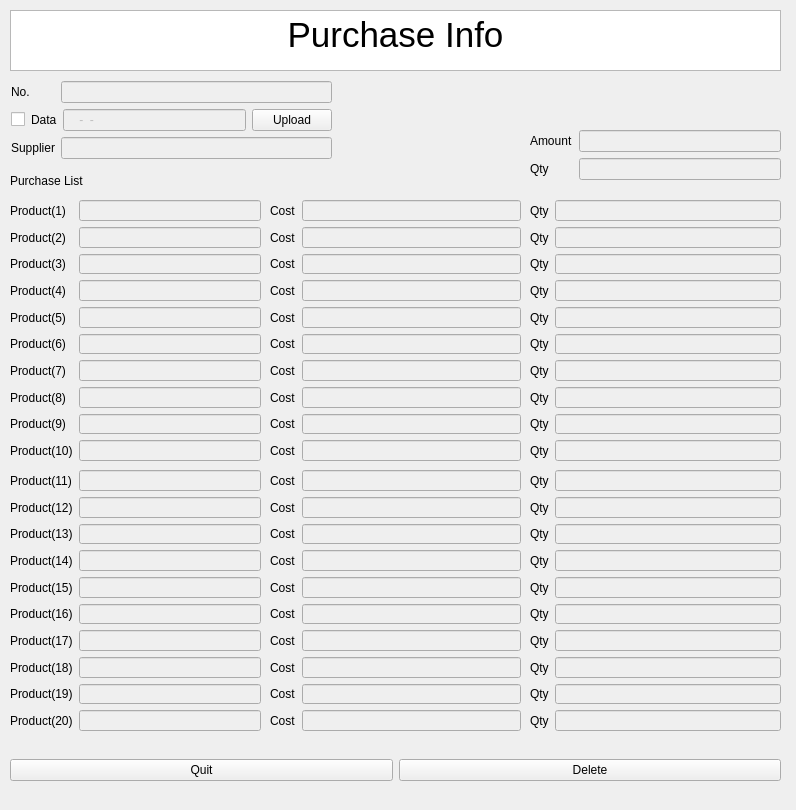
<?xml version="1.0" encoding="UTF-8"?>
<ui version="4.0">
 <class>ui_pur_list</class>
 <widget class="QWidget" name="ui_pur_list">
  <property name="geometry">
   <rect>
    <x>0</x>
    <y>0</y>
    <width>796</width>
    <height>810</height>
   </rect>
  </property>
  <property name="windowTitle">
   <string>Form</string>
  </property>
  <widget class="QTextBrowser" name="textBrowser">
   <property name="geometry">
    <rect>
     <x>10</x>
     <y>10</y>
     <width>771</width>
     <height>61</height>
    </rect>
   </property>
   <property name="html">
    <string>&lt;!DOCTYPE HTML PUBLIC &quot;-//W3C//DTD HTML 4.0//EN&quot; &quot;http://www.w3.org/TR/REC-html40/strict.dtd&quot;&gt;
&lt;html&gt;&lt;head&gt;&lt;meta name=&quot;qrichtext&quot; content=&quot;1&quot; /&gt;&lt;style type=&quot;text/css&quot;&gt;
p, li { white-space: pre-wrap; }
&lt;/style&gt;&lt;/head&gt;&lt;body style=&quot; font-family:'PMingLiU'; font-size:9pt; font-weight:400; font-style:normal;&quot;&gt;
&lt;p align=&quot;center&quot; style=&quot; margin-top:0px; margin-bottom:0px; margin-left:0px; margin-right:0px; -qt-block-indent:0; text-indent:0px;&quot;&gt;&lt;span style=&quot; font-size:26pt;&quot;&gt;Purchase Info&lt;/span&gt;&lt;/p&gt;&lt;/body&gt;&lt;/html&gt;</string>
   </property>
  </widget>
  <widget class="QWidget" name="verticalLayoutWidget">
   <property name="geometry">
    <rect>
     <x>10</x>
     <y>170</y>
     <width>241</width>
     <height>21</height>
    </rect>
   </property>
   <layout class="QVBoxLayout" name="verticalLayout">
    <item>
     <widget class="QLabel" name="pur_list">
      <property name="text">
       <string>Purchase List</string>
      </property>
     </widget>
    </item>
   </layout>
  </widget>
  <widget class="QWidget" name="formLayoutWidget_2">
   <property name="geometry">
    <rect>
     <x>10</x>
     <y>200</y>
     <width>251</width>
     <height>261</height>
    </rect>
   </property>
   <layout class="QFormLayout" name="formLayout_2">
    <item row="0" column="0">
     <widget class="QLabel" name="label">
      <property name="text">
       <string>Product(1)</string>
      </property>
     </widget>
    </item>
    <item row="0" column="1">
     <widget class="QLineEdit" name="n1">
      <property name="enabled">
       <bool>false</bool>
      </property>
     </widget>
    </item>
    <item row="1" column="0">
     <widget class="QLabel" name="label_2">
      <property name="text">
       <string>Product(2)</string>
      </property>
     </widget>
    </item>
    <item row="2" column="0">
     <widget class="QLabel" name="label_3">
      <property name="text">
       <string>Product(3)</string>
      </property>
     </widget>
    </item>
    <item row="3" column="0">
     <widget class="QLabel" name="label_4">
      <property name="text">
       <string>Product(4)</string>
      </property>
     </widget>
    </item>
    <item row="4" column="0">
     <widget class="QLabel" name="label_5">
      <property name="text">
       <string>Product(5)</string>
      </property>
     </widget>
    </item>
    <item row="5" column="0">
     <widget class="QLabel" name="label_6">
      <property name="text">
       <string>Product(6)</string>
      </property>
     </widget>
    </item>
    <item row="6" column="0">
     <widget class="QLabel" name="label_7">
      <property name="text">
       <string>Product(7)</string>
      </property>
     </widget>
    </item>
    <item row="7" column="0">
     <widget class="QLabel" name="label_8">
      <property name="text">
       <string>Product(8)</string>
      </property>
     </widget>
    </item>
    <item row="8" column="0">
     <widget class="QLabel" name="label_9">
      <property name="text">
       <string>Product(9)</string>
      </property>
     </widget>
    </item>
    <item row="9" column="0">
     <widget class="QLabel" name="label_10">
      <property name="text">
       <string>Product(10)</string>
      </property>
     </widget>
    </item>
    <item row="1" column="1">
     <widget class="QLineEdit" name="n2">
      <property name="enabled">
       <bool>false</bool>
      </property>
     </widget>
    </item>
    <item row="2" column="1">
     <widget class="QLineEdit" name="n3">
      <property name="enabled">
       <bool>false</bool>
      </property>
     </widget>
    </item>
    <item row="3" column="1">
     <widget class="QLineEdit" name="n4">
      <property name="enabled">
       <bool>false</bool>
      </property>
     </widget>
    </item>
    <item row="4" column="1">
     <widget class="QLineEdit" name="n5">
      <property name="enabled">
       <bool>false</bool>
      </property>
     </widget>
    </item>
    <item row="5" column="1">
     <widget class="QLineEdit" name="n6">
      <property name="enabled">
       <bool>false</bool>
      </property>
     </widget>
    </item>
    <item row="6" column="1">
     <widget class="QLineEdit" name="n7">
      <property name="enabled">
       <bool>false</bool>
      </property>
     </widget>
    </item>
    <item row="7" column="1">
     <widget class="QLineEdit" name="n8">
      <property name="enabled">
       <bool>false</bool>
      </property>
     </widget>
    </item>
    <item row="8" column="1">
     <widget class="QLineEdit" name="n9">
      <property name="enabled">
       <bool>false</bool>
      </property>
     </widget>
    </item>
    <item row="9" column="1">
     <widget class="QLineEdit" name="n10">
      <property name="enabled">
       <bool>false</bool>
      </property>
     </widget>
    </item>
   </layout>
  </widget>
  <widget class="QWidget" name="formLayoutWidget_3">
   <property name="geometry">
    <rect>
     <x>270</x>
     <y>200</y>
     <width>251</width>
     <height>261</height>
    </rect>
   </property>
   <layout class="QFormLayout" name="formLayout_3">
    <item row="0" column="1">
     <widget class="QLineEdit" name="n1_coed">
      <property name="enabled">
       <bool>false</bool>
      </property>
     </widget>
    </item>
    <item row="1" column="0">
     <widget class="QLabel" name="n2_co">
      <property name="text">
       <string>Cost</string>
      </property>
     </widget>
    </item>
    <item row="2" column="0">
     <widget class="QLabel" name="n3_co">
      <property name="text">
       <string>Cost</string>
      </property>
     </widget>
    </item>
    <item row="3" column="0">
     <widget class="QLabel" name="n4_co">
      <property name="text">
       <string>Cost</string>
      </property>
     </widget>
    </item>
    <item row="4" column="0">
     <widget class="QLabel" name="n5_co">
      <property name="text">
       <string>Cost</string>
      </property>
     </widget>
    </item>
    <item row="5" column="0">
     <widget class="QLabel" name="n6_co">
      <property name="text">
       <string>Cost</string>
      </property>
     </widget>
    </item>
    <item row="6" column="0">
     <widget class="QLabel" name="n7_co">
      <property name="text">
       <string>Cost</string>
      </property>
     </widget>
    </item>
    <item row="7" column="0">
     <widget class="QLabel" name="n8_co">
      <property name="text">
       <string>Cost</string>
      </property>
     </widget>
    </item>
    <item row="8" column="0">
     <widget class="QLabel" name="n9_co">
      <property name="text">
       <string>Cost</string>
      </property>
     </widget>
    </item>
    <item row="9" column="0">
     <widget class="QLabel" name="n10_co">
      <property name="text">
       <string>Cost</string>
      </property>
     </widget>
    </item>
    <item row="1" column="1">
     <widget class="QLineEdit" name="n2_coed">
      <property name="enabled">
       <bool>false</bool>
      </property>
     </widget>
    </item>
    <item row="2" column="1">
     <widget class="QLineEdit" name="n3_coed">
      <property name="enabled">
       <bool>false</bool>
      </property>
     </widget>
    </item>
    <item row="3" column="1">
     <widget class="QLineEdit" name="n4_coed">
      <property name="enabled">
       <bool>false</bool>
      </property>
     </widget>
    </item>
    <item row="4" column="1">
     <widget class="QLineEdit" name="n5_coed">
      <property name="enabled">
       <bool>false</bool>
      </property>
     </widget>
    </item>
    <item row="5" column="1">
     <widget class="QLineEdit" name="n6_coed">
      <property name="enabled">
       <bool>false</bool>
      </property>
     </widget>
    </item>
    <item row="6" column="1">
     <widget class="QLineEdit" name="n7_coed">
      <property name="enabled">
       <bool>false</bool>
      </property>
     </widget>
    </item>
    <item row="7" column="1">
     <widget class="QLineEdit" name="n8_coed">
      <property name="enabled">
       <bool>false</bool>
      </property>
     </widget>
    </item>
    <item row="8" column="1">
     <widget class="QLineEdit" name="n9_coed">
      <property name="enabled">
       <bool>false</bool>
      </property>
     </widget>
    </item>
    <item row="9" column="1">
     <widget class="QLineEdit" name="n10_coed">
      <property name="enabled">
       <bool>false</bool>
      </property>
     </widget>
    </item>
    <item row="0" column="0">
     <widget class="QLabel" name="n1_co">
      <property name="text">
       <string>Cost</string>
      </property>
     </widget>
    </item>
   </layout>
  </widget>
  <widget class="QWidget" name="formLayoutWidget_4">
   <property name="geometry">
    <rect>
     <x>530</x>
     <y>200</y>
     <width>251</width>
     <height>261</height>
    </rect>
   </property>
   <layout class="QFormLayout" name="formLayout_4">
    <item row="0" column="0">
     <widget class="QLabel" name="label_21">
      <property name="text">
       <string>Qty</string>
      </property>
     </widget>
    </item>
    <item row="0" column="1">
     <widget class="QLineEdit" name="n1_qtyed">
      <property name="enabled">
       <bool>false</bool>
      </property>
     </widget>
    </item>
    <item row="1" column="0">
     <widget class="QLabel" name="label_22">
      <property name="text">
       <string>Qty</string>
      </property>
     </widget>
    </item>
    <item row="2" column="0">
     <widget class="QLabel" name="label_23">
      <property name="text">
       <string>Qty</string>
      </property>
     </widget>
    </item>
    <item row="3" column="0">
     <widget class="QLabel" name="label_24">
      <property name="text">
       <string>Qty</string>
      </property>
     </widget>
    </item>
    <item row="4" column="0">
     <widget class="QLabel" name="label_25">
      <property name="text">
       <string>Qty</string>
      </property>
     </widget>
    </item>
    <item row="5" column="0">
     <widget class="QLabel" name="label_26">
      <property name="text">
       <string>Qty</string>
      </property>
     </widget>
    </item>
    <item row="6" column="0">
     <widget class="QLabel" name="label_27">
      <property name="text">
       <string>Qty</string>
      </property>
     </widget>
    </item>
    <item row="7" column="0">
     <widget class="QLabel" name="label_28">
      <property name="text">
       <string>Qty</string>
      </property>
     </widget>
    </item>
    <item row="8" column="0">
     <widget class="QLabel" name="label_29">
      <property name="text">
       <string>Qty</string>
      </property>
     </widget>
    </item>
    <item row="9" column="0">
     <widget class="QLabel" name="label_30">
      <property name="text">
       <string>Qty</string>
      </property>
     </widget>
    </item>
    <item row="1" column="1">
     <widget class="QLineEdit" name="n2_qtyed">
      <property name="enabled">
       <bool>false</bool>
      </property>
     </widget>
    </item>
    <item row="2" column="1">
     <widget class="QLineEdit" name="n3_qtyed">
      <property name="enabled">
       <bool>false</bool>
      </property>
     </widget>
    </item>
    <item row="3" column="1">
     <widget class="QLineEdit" name="n4_qtyed">
      <property name="enabled">
       <bool>false</bool>
      </property>
     </widget>
    </item>
    <item row="4" column="1">
     <widget class="QLineEdit" name="n5_qtyed">
      <property name="enabled">
       <bool>false</bool>
      </property>
     </widget>
    </item>
    <item row="5" column="1">
     <widget class="QLineEdit" name="n6_qtyed">
      <property name="enabled">
       <bool>false</bool>
      </property>
     </widget>
    </item>
    <item row="6" column="1">
     <widget class="QLineEdit" name="n7_qtyed">
      <property name="enabled">
       <bool>false</bool>
      </property>
     </widget>
    </item>
    <item row="7" column="1">
     <widget class="QLineEdit" name="n8_qtyed">
      <property name="enabled">
       <bool>false</bool>
      </property>
     </widget>
    </item>
    <item row="8" column="1">
     <widget class="QLineEdit" name="n9_qtyed">
      <property name="enabled">
       <bool>false</bool>
      </property>
     </widget>
    </item>
    <item row="9" column="1">
     <widget class="QLineEdit" name="n10_qtyed">
      <property name="enabled">
       <bool>false</bool>
      </property>
     </widget>
    </item>
   </layout>
  </widget>
  <widget class="QWidget" name="formLayoutWidget_5">
   <property name="geometry">
    <rect>
     <x>270</x>
     <y>470</y>
     <width>251</width>
     <height>261</height>
    </rect>
   </property>
   <layout class="QFormLayout" name="formLayout_5">
    <item row="0" column="0">
     <widget class="QLabel" name="label_31">
      <property name="text">
       <string>Cost</string>
      </property>
     </widget>
    </item>
    <item row="0" column="1">
     <widget class="QLineEdit" name="n11_coed">
      <property name="enabled">
       <bool>false</bool>
      </property>
     </widget>
    </item>
    <item row="1" column="0">
     <widget class="QLabel" name="label_32">
      <property name="text">
       <string>Cost</string>
      </property>
     </widget>
    </item>
    <item row="2" column="0">
     <widget class="QLabel" name="label_33">
      <property name="text">
       <string>Cost</string>
      </property>
     </widget>
    </item>
    <item row="3" column="0">
     <widget class="QLabel" name="label_34">
      <property name="text">
       <string>Cost</string>
      </property>
     </widget>
    </item>
    <item row="4" column="0">
     <widget class="QLabel" name="label_35">
      <property name="text">
       <string>Cost</string>
      </property>
     </widget>
    </item>
    <item row="5" column="0">
     <widget class="QLabel" name="label_36">
      <property name="text">
       <string>Cost</string>
      </property>
     </widget>
    </item>
    <item row="6" column="0">
     <widget class="QLabel" name="label_37">
      <property name="text">
       <string>Cost</string>
      </property>
     </widget>
    </item>
    <item row="7" column="0">
     <widget class="QLabel" name="label_38">
      <property name="text">
       <string>Cost</string>
      </property>
     </widget>
    </item>
    <item row="8" column="0">
     <widget class="QLabel" name="label_39">
      <property name="text">
       <string>Cost</string>
      </property>
     </widget>
    </item>
    <item row="9" column="0">
     <widget class="QLabel" name="label_40">
      <property name="text">
       <string>Cost</string>
      </property>
     </widget>
    </item>
    <item row="1" column="1">
     <widget class="QLineEdit" name="n12_coed">
      <property name="enabled">
       <bool>false</bool>
      </property>
     </widget>
    </item>
    <item row="2" column="1">
     <widget class="QLineEdit" name="n13_coed">
      <property name="enabled">
       <bool>false</bool>
      </property>
     </widget>
    </item>
    <item row="3" column="1">
     <widget class="QLineEdit" name="n14_coed">
      <property name="enabled">
       <bool>false</bool>
      </property>
     </widget>
    </item>
    <item row="4" column="1">
     <widget class="QLineEdit" name="n15_coed">
      <property name="enabled">
       <bool>false</bool>
      </property>
     </widget>
    </item>
    <item row="5" column="1">
     <widget class="QLineEdit" name="n16_coed">
      <property name="enabled">
       <bool>false</bool>
      </property>
     </widget>
    </item>
    <item row="6" column="1">
     <widget class="QLineEdit" name="n17_coed">
      <property name="enabled">
       <bool>false</bool>
      </property>
     </widget>
    </item>
    <item row="7" column="1">
     <widget class="QLineEdit" name="n18_coed">
      <property name="enabled">
       <bool>false</bool>
      </property>
     </widget>
    </item>
    <item row="8" column="1">
     <widget class="QLineEdit" name="n19_coed">
      <property name="enabled">
       <bool>false</bool>
      </property>
     </widget>
    </item>
    <item row="9" column="1">
     <widget class="QLineEdit" name="n20_coed">
      <property name="enabled">
       <bool>false</bool>
      </property>
     </widget>
    </item>
   </layout>
  </widget>
  <widget class="QWidget" name="formLayoutWidget_6">
   <property name="geometry">
    <rect>
     <x>10</x>
     <y>470</y>
     <width>251</width>
     <height>261</height>
    </rect>
   </property>
   <layout class="QFormLayout" name="formLayout_6">
    <item row="0" column="0">
     <widget class="QLabel" name="label_41">
      <property name="text">
       <string>Product(11)</string>
      </property>
     </widget>
    </item>
    <item row="0" column="1">
     <widget class="QLineEdit" name="n11">
      <property name="enabled">
       <bool>false</bool>
      </property>
     </widget>
    </item>
    <item row="1" column="0">
     <widget class="QLabel" name="label_42">
      <property name="text">
       <string>Product(12)</string>
      </property>
     </widget>
    </item>
    <item row="2" column="0">
     <widget class="QLabel" name="label_43">
      <property name="text">
       <string>Product(13)</string>
      </property>
     </widget>
    </item>
    <item row="3" column="0">
     <widget class="QLabel" name="label_44">
      <property name="text">
       <string>Product(14)</string>
      </property>
     </widget>
    </item>
    <item row="4" column="0">
     <widget class="QLabel" name="label_45">
      <property name="text">
       <string>Product(15)</string>
      </property>
     </widget>
    </item>
    <item row="5" column="0">
     <widget class="QLabel" name="label_46">
      <property name="text">
       <string>Product(16)</string>
      </property>
     </widget>
    </item>
    <item row="6" column="0">
     <widget class="QLabel" name="label_47">
      <property name="text">
       <string>Product(17)</string>
      </property>
     </widget>
    </item>
    <item row="7" column="0">
     <widget class="QLabel" name="label_48">
      <property name="text">
       <string>Product(18)</string>
      </property>
     </widget>
    </item>
    <item row="8" column="0">
     <widget class="QLabel" name="label_49">
      <property name="text">
       <string>Product(19)</string>
      </property>
     </widget>
    </item>
    <item row="9" column="0">
     <widget class="QLabel" name="label_50">
      <property name="text">
       <string>Product(20)</string>
      </property>
     </widget>
    </item>
    <item row="1" column="1">
     <widget class="QLineEdit" name="n12">
      <property name="enabled">
       <bool>false</bool>
      </property>
     </widget>
    </item>
    <item row="2" column="1">
     <widget class="QLineEdit" name="n13">
      <property name="enabled">
       <bool>false</bool>
      </property>
     </widget>
    </item>
    <item row="3" column="1">
     <widget class="QLineEdit" name="n14">
      <property name="enabled">
       <bool>false</bool>
      </property>
     </widget>
    </item>
    <item row="4" column="1">
     <widget class="QLineEdit" name="n15">
      <property name="enabled">
       <bool>false</bool>
      </property>
     </widget>
    </item>
    <item row="5" column="1">
     <widget class="QLineEdit" name="n16">
      <property name="enabled">
       <bool>false</bool>
      </property>
     </widget>
    </item>
    <item row="6" column="1">
     <widget class="QLineEdit" name="n17">
      <property name="enabled">
       <bool>false</bool>
      </property>
     </widget>
    </item>
    <item row="7" column="1">
     <widget class="QLineEdit" name="n18">
      <property name="enabled">
       <bool>false</bool>
      </property>
     </widget>
    </item>
    <item row="8" column="1">
     <widget class="QLineEdit" name="n19">
      <property name="enabled">
       <bool>false</bool>
      </property>
     </widget>
    </item>
    <item row="9" column="1">
     <widget class="QLineEdit" name="n20">
      <property name="enabled">
       <bool>false</bool>
      </property>
     </widget>
    </item>
   </layout>
  </widget>
  <widget class="QWidget" name="formLayoutWidget_7">
   <property name="geometry">
    <rect>
     <x>530</x>
     <y>470</y>
     <width>251</width>
     <height>261</height>
    </rect>
   </property>
   <layout class="QFormLayout" name="formLayout_7">
    <item row="0" column="0">
     <widget class="QLabel" name="label_51">
      <property name="text">
       <string>Qty</string>
      </property>
     </widget>
    </item>
    <item row="0" column="1">
     <widget class="QLineEdit" name="n11_qtyed">
      <property name="enabled">
       <bool>false</bool>
      </property>
     </widget>
    </item>
    <item row="1" column="0">
     <widget class="QLabel" name="label_52">
      <property name="text">
       <string>Qty</string>
      </property>
     </widget>
    </item>
    <item row="2" column="0">
     <widget class="QLabel" name="label_53">
      <property name="text">
       <string>Qty</string>
      </property>
     </widget>
    </item>
    <item row="3" column="0">
     <widget class="QLabel" name="label_54">
      <property name="text">
       <string>Qty</string>
      </property>
     </widget>
    </item>
    <item row="4" column="0">
     <widget class="QLabel" name="label_55">
      <property name="text">
       <string>Qty</string>
      </property>
     </widget>
    </item>
    <item row="5" column="0">
     <widget class="QLabel" name="label_56">
      <property name="text">
       <string>Qty</string>
      </property>
     </widget>
    </item>
    <item row="6" column="0">
     <widget class="QLabel" name="label_57">
      <property name="text">
       <string>Qty</string>
      </property>
     </widget>
    </item>
    <item row="7" column="0">
     <widget class="QLabel" name="label_58">
      <property name="text">
       <string>Qty</string>
      </property>
     </widget>
    </item>
    <item row="8" column="0">
     <widget class="QLabel" name="label_59">
      <property name="text">
       <string>Qty</string>
      </property>
     </widget>
    </item>
    <item row="9" column="0">
     <widget class="QLabel" name="label_60">
      <property name="text">
       <string>Qty</string>
      </property>
     </widget>
    </item>
    <item row="1" column="1">
     <widget class="QLineEdit" name="n12_qtyed">
      <property name="enabled">
       <bool>false</bool>
      </property>
     </widget>
    </item>
    <item row="2" column="1">
     <widget class="QLineEdit" name="n13_qtyed">
      <property name="enabled">
       <bool>false</bool>
      </property>
     </widget>
    </item>
    <item row="3" column="1">
     <widget class="QLineEdit" name="n14_qtyed">
      <property name="enabled">
       <bool>false</bool>
      </property>
     </widget>
    </item>
    <item row="4" column="1">
     <widget class="QLineEdit" name="n15_qtyed">
      <property name="enabled">
       <bool>false</bool>
      </property>
     </widget>
    </item>
    <item row="5" column="1">
     <widget class="QLineEdit" name="n16_qtyed">
      <property name="enabled">
       <bool>false</bool>
      </property>
     </widget>
    </item>
    <item row="6" column="1">
     <widget class="QLineEdit" name="n17_qtyed">
      <property name="enabled">
       <bool>false</bool>
      </property>
     </widget>
    </item>
    <item row="7" column="1">
     <widget class="QLineEdit" name="n18_qtyed">
      <property name="enabled">
       <bool>false</bool>
      </property>
     </widget>
    </item>
    <item row="8" column="1">
     <widget class="QLineEdit" name="n19_qtyed">
      <property name="enabled">
       <bool>false</bool>
      </property>
     </widget>
    </item>
    <item row="9" column="1">
     <widget class="QLineEdit" name="n20_qtyed">
      <property name="enabled">
       <bool>false</bool>
      </property>
     </widget>
    </item>
   </layout>
  </widget>
  <widget class="QWidget" name="horizontalLayoutWidget">
   <property name="geometry">
    <rect>
     <x>10</x>
     <y>740</y>
     <width>771</width>
     <height>61</height>
    </rect>
   </property>
   <layout class="QHBoxLayout" name="horizontalLayout">
    <item>
     <widget class="QPushButton" name="quit_bu">
      <property name="text">
       <string>Quit</string>
      </property>
     </widget>
    </item>
    <item>
     <widget class="QPushButton" name="del_bu">
      <property name="text">
       <string>Delete</string>
      </property>
     </widget>
    </item>
   </layout>
  </widget>
  <widget class="QWidget" name="formLayoutWidget_8">
   <property name="geometry">
    <rect>
     <x>530</x>
     <y>130</y>
     <width>251</width>
     <height>61</height>
    </rect>
   </property>
   <layout class="QFormLayout" name="formLayout_9">
    <item row="0" column="0">
     <widget class="QLabel" name="label_11">
      <property name="text">
       <string>Amount</string>
      </property>
     </widget>
    </item>
    <item row="0" column="1">
     <widget class="QLineEdit" name="am_ed">
      <property name="enabled">
       <bool>false</bool>
      </property>
     </widget>
    </item>
    <item row="1" column="0">
     <widget class="QLabel" name="label_12">
      <property name="text">
       <string>Qty</string>
      </property>
     </widget>
    </item>
    <item row="1" column="1">
     <widget class="QLineEdit" name="qty_ed">
      <property name="enabled">
       <bool>false</bool>
      </property>
     </widget>
    </item>
   </layout>
  </widget>
  <widget class="QWidget" name="layoutWidget">
   <property name="geometry">
    <rect>
     <x>11</x>
     <y>81</y>
     <width>321</width>
     <height>79</height>
    </rect>
   </property>
   <layout class="QFormLayout" name="formLayout">
    <item row="0" column="0">
     <widget class="QLabel" name="nolb">
      <property name="text">
       <string>No.</string>
      </property>
     </widget>
    </item>
    <item row="0" column="1">
     <widget class="QLineEdit" name="no_ed">
      <property name="enabled">
       <bool>false</bool>
      </property>
     </widget>
    </item>
    <item row="1" column="0" colspan="2">
     <layout class="QHBoxLayout" name="horizontalLayout_2">
      <item>
       <widget class="QCheckBox" name="data_checkBox">
        <property name="text">
         <string/>
        </property>
       </widget>
      </item>
      <item>
       <widget class="QLabel" name="datalb">
        <property name="text">
         <string>Data</string>
        </property>
       </widget>
      </item>
      <item>
       <widget class="QLineEdit" name="da_ed">
        <property name="enabled">
         <bool>false</bool>
        </property>
        <property name="inputMask">
         <string>0000-00-00</string>
        </property>
       </widget>
      </item>
      <item>
       <widget class="QPushButton" name="data_upload">
        <property name="text">
         <string>Upload</string>
        </property>
       </widget>
      </item>
     </layout>
    </item>
    <item row="2" column="0">
     <widget class="QLabel" name="suplb">
      <property name="text">
       <string>Supplier</string>
      </property>
     </widget>
    </item>
    <item row="2" column="1">
     <widget class="QLineEdit" name="sp_ed">
      <property name="enabled">
       <bool>false</bool>
      </property>
     </widget>
    </item>
   </layout>
  </widget>
 </widget>
 <resources/>
 <connections>
  <connection>
   <sender>quit_bu</sender>
   <signal>clicked()</signal>
   <receiver>ui_pur_list</receiver>
   <slot>close()</slot>
   <hints>
    <hint type="sourcelabel">
     <x>219</x>
     <y>777</y>
    </hint>
    <hint type="destinationlabel">
     <x>268</x>
     <y>802</y>
    </hint>
   </hints>
  </connection>
 </connections>
</ui>
